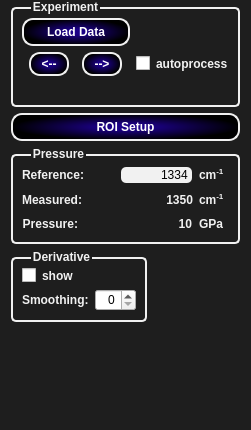
<?xml version="1.0" encoding="UTF-8"?>
<ui version="4.0">
 <class>diamond_control_widget</class>
 <widget class="QWidget" name="diamond_control_widget">
  <property name="geometry">
   <rect>
    <x>0</x>
    <y>0</y>
    <width>251</width>
    <height>430</height>
   </rect>
  </property>
  <property name="maximumSize">
   <size>
    <width>263</width>
    <height>16777215</height>
   </size>
  </property>
  <property name="windowTitle">
   <string>Form</string>
  </property>
  <property name="styleSheet">
   <string notr="true">   
 #ruby_control_widget, #temperature_control_widget, #diamond_control_widget, QTabWidget::pane, QTabWidget::tab-bar,  
 #experiment_tab, #calibration_tab{  
     background: #1E1E1E;      
 }  
   
 #temperature_control_widget {  
     padding-left: 5px;  
 }  
   
 QLabel , QCheckBox, QGroupBox, QRadioButton, QComboBox  {  
     color: #F1F1F1;  
     font-weight: bold;  
 }  
 QCheckBox{  
     border-radius: 5px;  
 }  
 QRadioButton {  
     font-weight: normal;  
 }  
   
 QLineEdit{  
     border-radius: 5px;  
     background: #F1F1F1;  
     color: black;  
 }  


QComboBox {
	background: #2D2D30;
	border-radius:5px;
	font-weight: normal;
	padding: 4px;
	padding-left: 8px;
	text-align: right;
	margin:3px;
}
QComboBox QAbstractItemView{
	background: #2D2D30;
	margin-left: 10px;
	color: #F1F1F1;
	selection-background-color: rgba(221, 124, 40, 120);
	border-radius: 5px;

}
   
 QPushButton{  
     color:white;  
     border-color: black;  
     border: 2px solid #F1F1F1;  
     border-radius: 11px;  
     font-weight: bold;  
     padding: 5px;  
 }  
 #temperature_control_widget QPushButton {  
     background: qradialgradient(spread:pad, cx:0.5, cy:0.5, radius:0.5, fx:0.5, fy:0.5, stop:0.20398 rgba(221, 124, 40, 180), stop:1 rgba(0, 0, 0, 255))  
 }  
   
 #ruby_control_widget QPushButton {  
     background: qradialgradient(spread:pad, cx:0.5, cy:0.5, radius:0.5, fx:0.5, fy:0.5, stop:0.20398 rgba(197, 0, 3, 255), stop:1 rgba(0, 0, 0, 255))  
 }  
   
 #diamond_control_widget QPushButton{  
     background: qradialgradient(spread:pad, cx:0.5, cy:0.5, radius:0.5, fx:0.5, fy:0.5, stop:0.20398 rgba(27, 0, 134, 255), stop:1 rgba(0, 0, 0, 255))  
 }  
   
 QPushButton::hover{  
     border:2px solid #fff;  
     margin: 0.5px;  
 }  
   
 QPushPutton::press{  
    border:2px solid #fff;  
     margin: 2px;  
 }  
   
 QGroupBox {  
     border: 2px solid #F1F1F1;  
     border-radius: 5px;  
     margin-top: 7px;  
     padding: 0px  
 }  
 QGroupBox::title {  
      subcontrol-origin: margin;  
      left: 20px  
  }  
    
 QTabBar::tab {  
     background: qradialgradient(spread:pad, cx:0.5, cy:0.5, radius:0.5, fx:0.5, fy:0.5, stop:0.20398 rgba(221, 124, 40, 180), stop:1 #1E1E1E);  
     border: 2px solid  #F1F1F1;  
     border-top-left-radius: 4px;  
     border-top-right-radius: 10px;  
     padding: 5px;  
     padding-right: 10px;  
     color: #FFF;  
     font-weight: bold;  
     width:85px;  
     margin-left: 7px  
 }  
   
 QTabBar::tab:hover {  
     border-color: #fff;  
 }  
   
 QTabBar::tab:selected {  
   
     border:3px solid  #FFF;  
     border-bottom-color: #1E1E1E;  
 }  
   
 QTabBar::tab:!selected {  
     margin-top: 2px;  
 }  
   
 #downstream_calib_box{  
     color:  rgba(255,255,0,255);  
     border: 2px solid rgba(255,255,0,255);  
 }  
 #upstream_calib_box {  
     color: rgba(255,140,0,255);  
     border: 2px solid rgba(255,140,0,255);  
 }  
   
 #upstream_calib_box QPushButton, #downstream_calib_box QPushButton {  
     background:qconicalgradient(cx:0.5, cy:0.5, angle:0, stop:0 rgba(30, 30, 30, 255), stop:1 rgba(60, 60, 64, 255))  
 }  </string>
  </property>
  <layout class="QVBoxLayout" name="verticalLayout_2">
   <property name="topMargin">
    <number>0</number>
   </property>
   <item>
    <widget class="QGroupBox" name="groupBox">
     <property name="title">
      <string>Experiment</string>
     </property>
     <layout class="QHBoxLayout" name="horizontalLayout_2">
      <item>
       <layout class="QGridLayout" name="gridLayout">
        <item row="0" column="0">
         <widget class="QPushButton" name="load_exp_data_btn">
          <property name="sizePolicy">
           <sizepolicy hsizetype="Expanding" vsizetype="Fixed">
            <horstretch>0</horstretch>
            <verstretch>0</verstretch>
           </sizepolicy>
          </property>
          <property name="minimumSize">
           <size>
            <width>90</width>
            <height>0</height>
           </size>
          </property>
          <property name="text">
           <string>Load Data</string>
          </property>
         </widget>
        </item>
        <item row="0" column="1">
         <widget class="QLabel" name="exp_filename_lbl">
          <property name="sizePolicy">
           <sizepolicy hsizetype="Fixed" vsizetype="Fixed">
            <horstretch>0</horstretch>
            <verstretch>0</verstretch>
           </sizepolicy>
          </property>
          <property name="text">
           <string/>
          </property>
         </widget>
        </item>
        <item row="1" column="0">
         <layout class="QHBoxLayout" name="horizontalLayout">
          <item>
           <widget class="QPushButton" name="load_previous_exp_data_btn">
            <property name="maximumSize">
             <size>
              <width>40</width>
              <height>24</height>
             </size>
            </property>
            <property name="text">
             <string>&lt;--</string>
            </property>
           </widget>
          </item>
          <item>
           <widget class="QPushButton" name="load_next_exp_data_btn">
            <property name="sizePolicy">
             <sizepolicy hsizetype="Fixed" vsizetype="Fixed">
              <horstretch>0</horstretch>
              <verstretch>0</verstretch>
             </sizepolicy>
            </property>
            <property name="maximumSize">
             <size>
              <width>40</width>
              <height>24</height>
             </size>
            </property>
            <property name="text">
             <string>--&gt;</string>
            </property>
           </widget>
          </item>
         </layout>
        </item>
        <item row="1" column="1">
         <widget class="QCheckBox" name="auto_process_cb">
          <property name="text">
           <string>autoprocess</string>
          </property>
         </widget>
        </item>
        <item row="2" column="0" colspan="2">
         <widget class="QLabel" name="exp_folder_name_lbl">
          <property name="text">
           <string/>
          </property>
         </widget>
        </item>
       </layout>
      </item>
     </layout>
    </widget>
   </item>
   <item>
    <widget class="QPushButton" name="roi_setup_btn">
     <property name="text">
      <string>ROI Setup</string>
     </property>
    </widget>
   </item>
   <item>
    <widget class="QGroupBox" name="groupBox_2">
     <property name="title">
      <string>Pressure</string>
     </property>
     <layout class="QVBoxLayout" name="verticalLayout">
      <item>
       <layout class="QFormLayout" name="formLayout">
        <property name="fieldGrowthPolicy">
         <enum>QFormLayout::AllNonFixedFieldsGrow</enum>
        </property>
        <item row="0" column="0">
         <widget class="QLabel" name="label">
          <property name="text">
           <string>Reference:</string>
          </property>
          <property name="alignment">
           <set>Qt::AlignRight|Qt::AlignTrailing|Qt::AlignVCenter</set>
          </property>
         </widget>
        </item>
        <item row="0" column="1">
         <layout class="QHBoxLayout" name="horizontalLayout_4">
          <property name="spacing">
           <number>7</number>
          </property>
          <item>
           <spacer name="horizontalSpacer_2">
            <property name="orientation">
             <enum>Qt::Horizontal</enum>
            </property>
            <property name="sizeHint" stdset="0">
             <size>
              <width>40</width>
              <height>20</height>
             </size>
            </property>
           </spacer>
          </item>
          <item>
           <widget class="QLineEdit" name="reference_pos_txt">
            <property name="maximumSize">
             <size>
              <width>80</width>
              <height>16777215</height>
             </size>
            </property>
            <property name="layoutDirection">
             <enum>Qt::RightToLeft</enum>
            </property>
            <property name="text">
             <string>1334</string>
            </property>
            <property name="alignment">
             <set>Qt::AlignRight|Qt::AlignTrailing|Qt::AlignVCenter</set>
            </property>
           </widget>
          </item>
          <item>
           <widget class="QLabel" name="label_5">
            <property name="minimumSize">
             <size>
              <width>30</width>
              <height>0</height>
             </size>
            </property>
            <property name="maximumSize">
             <size>
              <width>30</width>
              <height>18</height>
             </size>
            </property>
            <property name="text">
             <string>cm&lt;sup&gt;-1&lt;/sup&gt;</string>
            </property>
           </widget>
          </item>
         </layout>
        </item>
        <item row="1" column="0">
         <widget class="QLabel" name="label_2">
          <property name="layoutDirection">
           <enum>Qt::RightToLeft</enum>
          </property>
          <property name="text">
           <string>Measured:</string>
          </property>
          <property name="alignment">
           <set>Qt::AlignRight|Qt::AlignTrailing|Qt::AlignVCenter</set>
          </property>
         </widget>
        </item>
        <item row="1" column="1">
         <layout class="QHBoxLayout" name="horizontalLayout_3">
          <item>
           <widget class="QLabel" name="measured_pos_lbl">
            <property name="minimumSize">
             <size>
              <width>0</width>
              <height>18</height>
             </size>
            </property>
            <property name="text">
             <string>1350</string>
            </property>
            <property name="alignment">
             <set>Qt::AlignRight|Qt::AlignTrailing|Qt::AlignVCenter</set>
            </property>
           </widget>
          </item>
          <item>
           <widget class="QLabel" name="label_8">
            <property name="minimumSize">
             <size>
              <width>30</width>
              <height>0</height>
             </size>
            </property>
            <property name="maximumSize">
             <size>
              <width>30</width>
              <height>18</height>
             </size>
            </property>
            <property name="text">
             <string>cm&lt;sup&gt;-1&lt;/sup&gt;</string>
            </property>
           </widget>
          </item>
         </layout>
        </item>
        <item row="2" column="0">
         <widget class="QLabel" name="label_3">
          <property name="sizePolicy">
           <sizepolicy hsizetype="Expanding" vsizetype="Preferred">
            <horstretch>0</horstretch>
            <verstretch>0</verstretch>
           </sizepolicy>
          </property>
          <property name="layoutDirection">
           <enum>Qt::RightToLeft</enum>
          </property>
          <property name="text">
           <string>Pressure:</string>
          </property>
          <property name="alignment">
           <set>Qt::AlignRight|Qt::AlignTrailing|Qt::AlignVCenter</set>
          </property>
         </widget>
        </item>
        <item row="2" column="1">
         <layout class="QHBoxLayout" name="horizontalLayout_5">
          <property name="spacing">
           <number>7</number>
          </property>
          <item>
           <widget class="QLabel" name="pressure_lbl">
            <property name="minimumSize">
             <size>
              <width>0</width>
              <height>18</height>
             </size>
            </property>
            <property name="text">
             <string>10</string>
            </property>
            <property name="alignment">
             <set>Qt::AlignRight|Qt::AlignTrailing|Qt::AlignVCenter</set>
            </property>
           </widget>
          </item>
          <item>
           <widget class="QLabel" name="label_6">
            <property name="maximumSize">
             <size>
              <width>30</width>
              <height>16777215</height>
             </size>
            </property>
            <property name="text">
             <string>GPa</string>
            </property>
           </widget>
          </item>
         </layout>
        </item>
       </layout>
      </item>
     </layout>
    </widget>
   </item>
   <item>
    <layout class="QHBoxLayout" name="horizontalLayout_9">
     <item>
      <widget class="QGroupBox" name="groupBox_4">
       <property name="title">
        <string>Derivative</string>
       </property>
       <layout class="QVBoxLayout" name="verticalLayout_5">
        <item>
         <widget class="QCheckBox" name="derivative_show_cb">
          <property name="layoutDirection">
           <enum>Qt::LeftToRight</enum>
          </property>
          <property name="text">
           <string>show</string>
          </property>
          <property name="tristate">
           <bool>false</bool>
          </property>
         </widget>
        </item>
        <item>
         <layout class="QHBoxLayout" name="horizontalLayout_10">
          <item>
           <widget class="QLabel" name="label_9">
            <property name="text">
             <string>Smoothing:</string>
            </property>
           </widget>
          </item>
          <item>
           <widget class="QSpinBox" name="derivative_smoothing_sb">
            <property name="alignment">
             <set>Qt::AlignRight|Qt::AlignTrailing|Qt::AlignVCenter</set>
            </property>
           </widget>
          </item>
         </layout>
        </item>
       </layout>
      </widget>
     </item>
     <item>
      <spacer name="horizontalSpacer_3">
       <property name="orientation">
        <enum>Qt::Horizontal</enum>
       </property>
       <property name="sizeHint" stdset="0">
        <size>
         <width>40</width>
         <height>20</height>
        </size>
       </property>
      </spacer>
     </item>
    </layout>
   </item>
   <item>
    <spacer name="verticalSpacer">
     <property name="orientation">
      <enum>Qt::Vertical</enum>
     </property>
     <property name="sizeHint" stdset="0">
      <size>
       <width>20</width>
       <height>49</height>
      </size>
     </property>
    </spacer>
   </item>
  </layout>
 </widget>
 <resources/>
 <connections/>
</ui>
